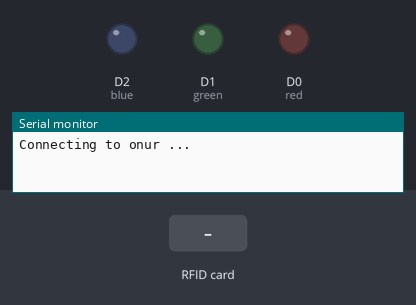
Bench run of a sketch on a simulated ESP8266 (NodeMCU). On the bench: output pins drawn as LEDs (lit = HIGH), the last lines printed to the serial monitor. Inputs (shaded band) come from the test bench. WiFi joins after 1.5 s; servers stay silent unless stated.

Above: at 0.1 s.
At 8.6 s:
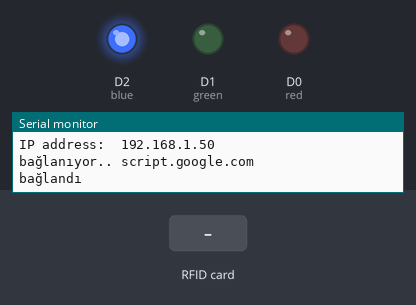
8.7 s: RFID card 5E 7A 19 C4 held to the reader
At 10.2 s:
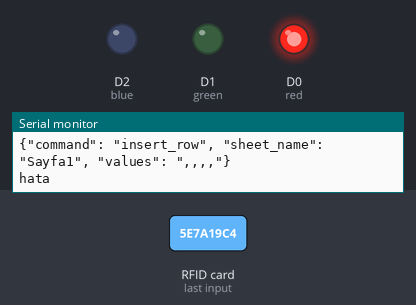
Timing chart, 0 to 15.6 s (numbered marks = the images above; inputs shaded):
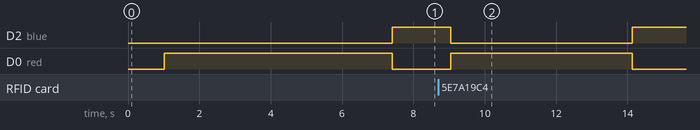

The sketch:

SaveDataToSheet.ino
```cpp
#include <Arduino.h>
#include <ESP8266WiFi.h>
#include <SPI.h>
#include <MFRC522.h>
#include <HTTPSRedirect.h>

/*
#include <WiFiClientSecure.h>
#include <UniversalTelegramBot.h>

#define BOTtoken "5958646535:AAEaQP7ewq7qkzQza8Hgybuxasd1454Pow"
#define CHAT_ID "115321816"

X509List cert(TELEGRAM_CERTIFICATE_ROOT);
WiFiClientSecure client;
UniversalTelegramBot bot(BOTtoken, client);
 bot.sendMessage(CHAT_ID, "asdasd", "");
*/

// Google Script deploy kimliği:
const char *GScriptId = "AKfycbwvqbxyrVX3E2MBs5sy6Rxqnmh7DsOm_uHbDK4CTzOqq8dubOmuKpR_zxLRm3MQ7SSB1A";

// wifi bilgileri:
const char* ssid     = "onur";
const char* password = "123456789";

String payload_base =  "{\"command\": \"insert_row\", \"sheet_name\": \"Sayfa1\", \"values\": ";
String payload = "";

// Google Sheets ayarları
const char* host        = "script.google.com";
const int   httpsPort   = 443;
const char* fingerprint = "";
String url = String("/macros/s/") + GScriptId + "/exec";
HTTPSRedirect* client = nullptr;

// sheete gidicek verilerin tanımlanması
String student_id;

int blocks[] = {4,5,6,8,9};
#define total_blocks  (sizeof(blocks) / sizeof(blocks[0]))

#define RST_PIN  D3
#define SS_PIN   D4
MFRC522 mfrc522(SS_PIN, RST_PIN);
MFRC522::MIFARE_Key key;
MFRC522::StatusCode status;

int blockNum = 2;
/* verileri dizi şeklince okucağız*/
byte bufferLen = 18;
byte readBlockData[18];

int red = D0;
int green = D1;
int blue = D2;


void setup()
{
  /*seri haberleşme*/
  Serial.begin(9600);
  delay(10);
  Serial.println('\n');

  pinMode(red, OUTPUT);
  pinMode(green, OUTPUT);
  pinMode(blue, OUTPUT);

  SPI.begin();

  // internete bağlanma
  WiFi.begin(ssid, password);
  Serial.print("Connecting to ");
  Serial.print(ssid);
  Serial.println(" ...");

  while (WiFi.status() != WL_CONNECTED)
  {
    delay(1000);
    Serial.print(".");
    r();
  }
  Serial.println('\n');
  Serial.println("internete bağlantı sağlandı!");
  Serial.print("IP address:\t");
  Serial.println(WiFi.localIP());


  // HTTPSRedirect sınıfının tanımlanması ve kullanımı
  client = new HTTPSRedirect(httpsPort);
  client->setInsecure();
  client->setPrintResponseBody(true);
  client->setContentTypeHeader("application/json");
  delay(5000);

  Serial.print("bağlanıyor.. ");
  Serial.println(host);

  bool flag = false;
  for(int i=0; i<5; i++)
  {
    int retval = client->connect(host, httpsPort);
    if (retval == 1)
    {
      flag = true;
      String msg = "bağlandı";
      Serial.println(msg);
      break;
    }
    else
    {
      Serial.println("bağlantı başarısız, tekrar deneniyor...");
      r();
    }
  }
  if (!flag)
  {
    r();
    Serial.print("bağlanamadı: ");
    Serial.println(host);
    delay(5000);
    return;
  }
  delete client;
  client = nullptr;

}

void loop()
{
  char inChar;
  b();

  static bool flag = false;
  if (!flag)
  {
    client = new HTTPSRedirect(httpsPort);
    client->setInsecure();
    flag = true;
    client->setPrintResponseBody(true);
    client->setContentTypeHeader("application/json");
  }
  if (client != nullptr)
  {
    if (!client->connected())
      {
        client->connect(host, httpsPort);
      }
  }
  else
  {
    Serial.println("https redirect client hata");
    r();
  }


  mfrc522.PCD_Init();
  /* kart tarama */
  /* kart algılandığında reset işlemi */
  if ( ! mfrc522.PICC_IsNewCardPresent()) {return;}
  /* kartı seçme */
  if ( ! mfrc522.PICC_ReadCardSerial()) {return;}
  /* bloktan veriyi okuma */
  Serial.println();
  Serial.println(F("RFID okunuyor..."));

  String values = "", data;


  //url oluşturma
  for (byte i = 0; i < total_blocks; i++)
  {
    ReadDataFromBlock(blocks[i], readBlockData);
    if(i == 0)
    {
      data = String((char*)readBlockData);
      data.trim();
      student_id = data;
      values = "\"" + data + ",";

    }
    else if(i == total_blocks-1)
    {
      data = String((char*)readBlockData);
      data.trim();
      values += data + "\"}";
    }
    else
    {
      data = String((char*)readBlockData);
      data.trim();
      values += data + ",";
    }
  }

  // json objesi oluşturup sheete yazma
  // values = "\"" + value0 + "," + value1 + "," + value2 + "\"}"
  payload = payload_base + values;

  // sheete göndeme
  Serial.println("veri gönderiliyor...");
  Serial.println(payload);


  if(client->POST(url, host, payload))
  {
    g();
  }
  else
  {
    Serial.println("hata");
    r();
  }
  delay(5000);
}

void ReadDataFromBlock(int blockNum, byte readBlockData[])
{
  for (byte i = 0; i < 6; i++)
  {
    key.keyByte[i] = 0xFF;
  }
  /* Okuma erişimi için istenen veri bloğunun kimliğinin doğrulanması */
  status = mfrc522.PCD_Authenticate(MFRC522::PICC_CMD_MF_AUTH_KEY_A, blockNum, &key, &(mfrc522.uid));

  if (status != MFRC522::STATUS_OK)
  {
    Serial.print("okuma hatalı: ");
    r();
    Serial.println(mfrc522.GetStatusCodeName(status));
    return;
  }
  else
  {
    Serial.println("okuma başarılı");
  }
  /* bloktan veri okuma */
  status = mfrc522.MIFARE_Read(blockNum, readBlockData, &bufferLen);
  if (status != MFRC522::STATUS_OK)
  {
    Serial.print("okuma hatalı: ");
    r();
    Serial.println(mfrc522.GetStatusCodeName(status));
    return;
  }
  else
  {
    readBlockData[16] = ' ';
    readBlockData[17] = ' ';
    Serial.println("başarılı");

  }
}
void r(){
  analogWrite(red,255);
  analogWrite(green,0);
  analogWrite(blue,0);
  delay(100);
}
void g(){
  analogWrite(red,0);
  analogWrite(green,255);
  analogWrite(blue,0);
  delay(100);
}
void b(){
  analogWrite(red,0);
  analogWrite(green,0);
  analogWrite(blue,255);
  delay(100);
}
```

Measured:
- after the input at 8.7 s, D2 (blue): HIGH → LOW after 0.34 s, → HIGH 5.1 s later; D0 (red): LOW → HIGH after 0.34 s, → LOW 5.1 s later
